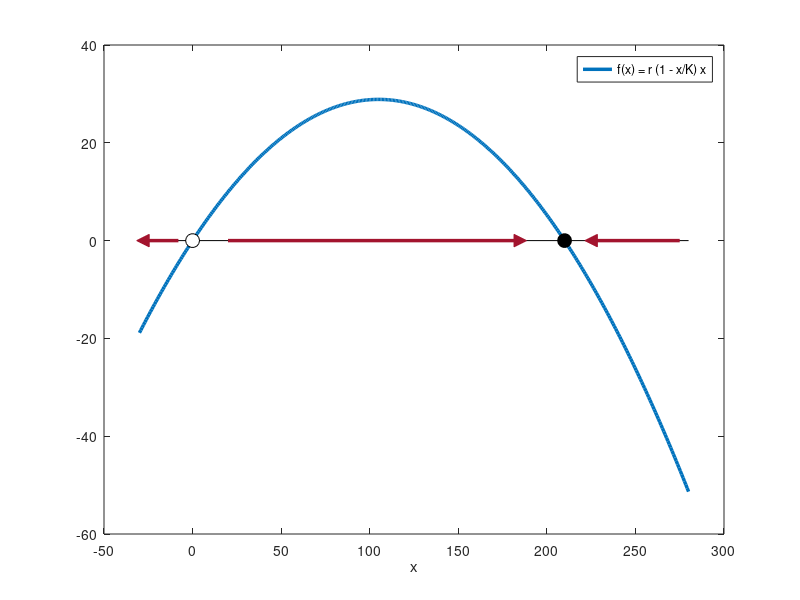

The MATLAB source for this figure:
% Fig. 3.14: Phase line of the logistic model (book, Section 3.3, Eq. 3.22)
% f(x) = r (1 - x/K) x with r = 0.55, K = 210; where f > 0, x grows (arrow to the right), where f < 0, x decreases
% (c) 2026 Philipp Kügler · Program for the book "Dynamical Systems in the Life Sciences" · MIT License (see LICENSE)
r = 0.55; K = 210;
f = @(x) r * (1 - x / K) .* x;
df = @(x) r * (1 - 2 * x / K);                           % derivative f'(x)
x = linspace(-30, 280, 400);
plot(x, f(x), 'Color', [0 0.447 0.741], 'LineWidth', 2.5); hold on
plot([-30 280], [0 0], 'k');
von = [20 275 -8]; nach = [185 225 -28];                 % phase line: direction of motion of x
for i = 1:3
    if nach(i) > von(i), spitze = '>'; else, spitze = '<'; end
    plot([von(i) nach(i)], [0 0], 'Color', [0.64 0.08 0.18], 'LineWidth', 2.5);
    plot(nach(i), 0, spitze, 'Color', [0.64 0.08 0.18], 'MarkerFaceColor', [0.64 0.08 0.18], 'MarkerSize', 9);
end
plot(0, 0, 'ko', 'MarkerFaceColor', 'w', 'MarkerSize', 10); plot(K, 0, 'ko', 'MarkerFaceColor', 'k', 'MarkerSize', 10); hold off
for xs = [0 K]
    if df(xs) < 0, art = 'stable'; else, art = 'unstable'; end
    fprintf('x* = %3d: f''(x*) = %5.2f -> %s\n', xs, df(xs), art);
end
xlabel('x'); legend('f(x) = r (1 - x/K) x');
